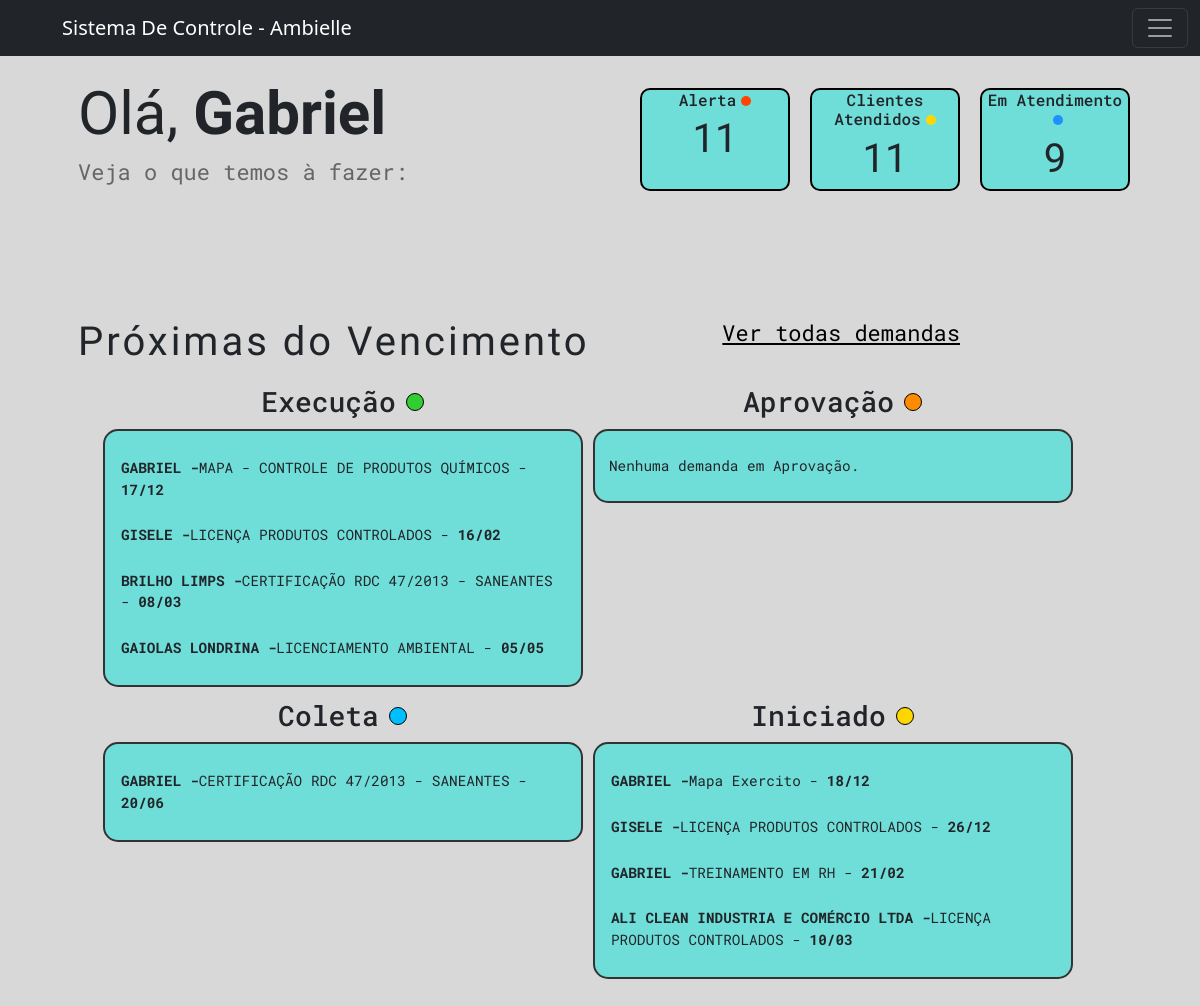
Before: /ambielle/ (signed in) with the older database file.
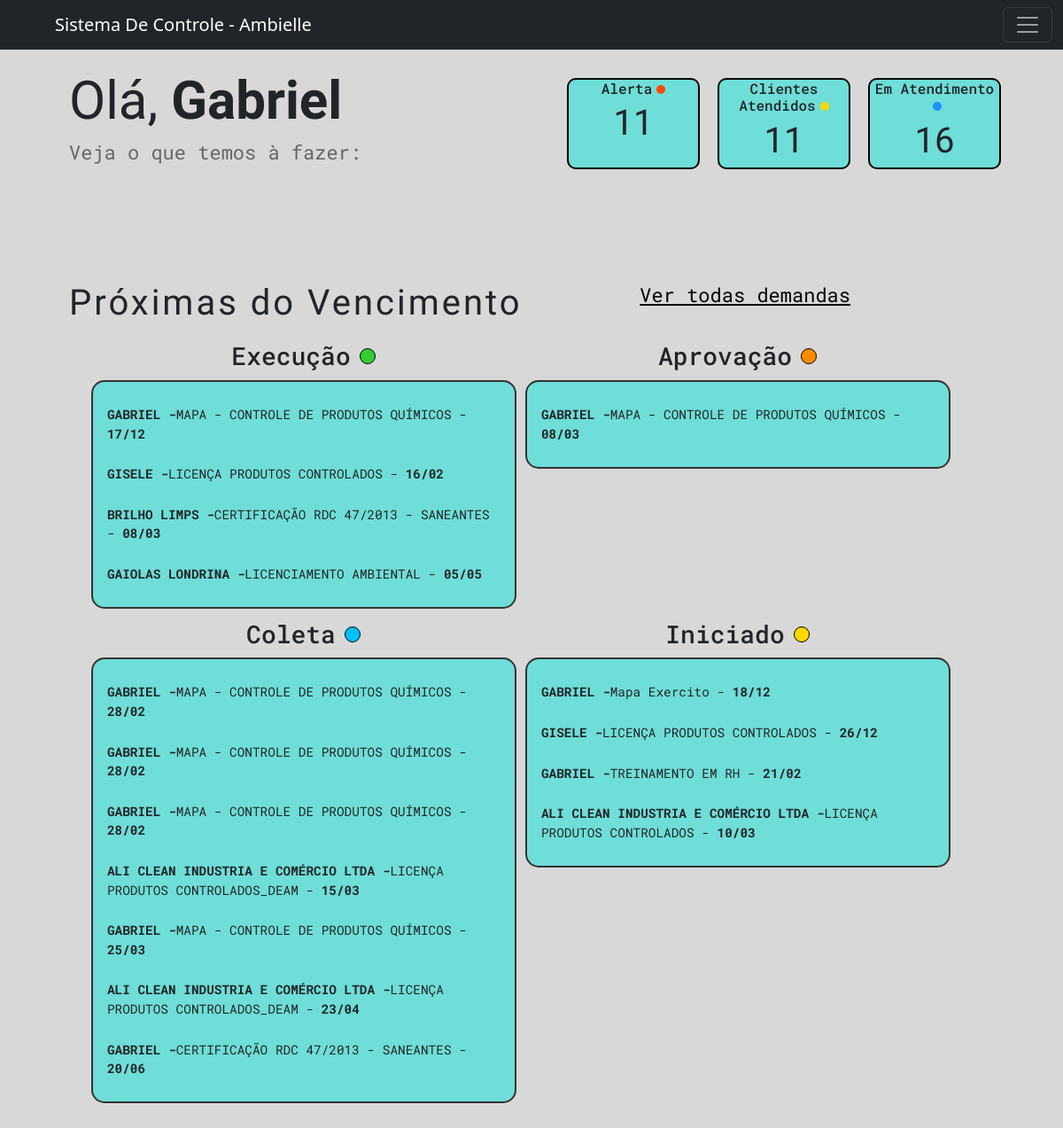
After: the same page with the newer database file.
### workflow/models.py (models this page shows, shortened)
class Tarefa(models.Model):
    STATUS_CHOICES = [
        ('Iniciado', 'Iniciado'),
        ('Coleta De Informações', 'Coleta de Informações'),
        ('Execucao', 'Execução'),
        ('Aprovação Cliente', 'Aprovação Cliente'),
        ('Concluído', 'Concluído'),
        ('Encerrado', 'Encerrado'),
    ]
    tipo_servico = models.ForeignKey(TipoServico, on_delete=models.CASCADE, related_name="tarefas")
    cliente = models.ForeignKey(Cliente, on_delete=models.CASCADE)
    status = models.CharField(max_length=50, choices=STATUS_CHOICES, default='iniciado')
    data_inicio = models.DateField(default=timezone.now)
    prazo_final = models.DateField(null=True, blank=True)
    observacoes = models.TextField(blank=True, null=True)
    valor_total_servico = models.DecimalField(max_digits=10, decimal_places=2, blank=True, null=True)

class Cliente(models.Model):
    nome = models.CharField(max_length=255)
    endereco = models.CharField(max_length=255)
    numero = models.IntegerField(null=True)
    bairro = models.CharField(max_length=255, blank=True, null=True)
    razao_social = models.CharField(max_length=255, blank=True, null=True)
    telefone = models.CharField(max_length=15)
    email = models.EmailField()
    contato_principal = models.CharField(max_length=255)
    contato_secundario = models.CharField(max_length=255, blank=True, null=True)
    proposta_link = models.URLField(blank=True, null=True)
    cnpj = models.CharField(max_length=15)
    def __str__(self):
        return f"{self.nome}"

class TipoServico(models.Model):
    nome = models.CharField(max_length=50, unique=True)
    orgao = models.CharField(max_length=50, blank=True)
    def __str__(self):
        return f"{self.nome}"

### workflow/views/getPage.py (the view)
# urls.py: path('ambielle/', views.index, name='index'),
@login_required(login_url='workflow:login')
def index(request):
    title = 'Home'
    if request.method == 'POST':
        form = SuporteForm(request.POST)
        if form.is_valid():
            form.save()
            return redirect('workflow:index')  # Redireciona para uma lista de suporte após sucesso
    else:
        form = SuporteForm()
    limite = datetime.today().date() + timedelta(days=30)  # Licenças vencendo nos próximos 30 dias
    licencas_proximas = Licenca.objects.filter(data_vencimento__lte=limite)
    clientes = Cliente.objects.count()
    status_choices = Tarefa.STATUS_CHOICES
    hoje = timezone.now().date()
    data_limite = hoje + timedelta(days=450)
    demandas_execucao = Tarefa.objects.filter(status='Execucao', prazo_final__lte=data_limite).order_by('prazo_final')
    demandas_aprovacao = Tarefa.objects.filter(status='Aprovação Cliente', prazo_final__lte=data_limite).order_by('prazo_final')
    demandas_coleta = Tarefa.objects.filter(status='Coleta De Informações', prazo_final__lte=data_limite).order_by('prazo_final')
    demandas_iniciado = Tarefa.objects.filter(status='Iniciado', prazo_final__lte=data_limite).order_by('prazo_final')
    tarefas_em_aberto = (
        demandas_aprovacao.count() +
        demandas_coleta.count() +
        demandas_execucao.count() +
        demandas_iniciado.count()
    )
    context ={
        'form': form,
        'title': title,
        'demandas_execucao': demandas_execucao,
        'demandas_aprovacao': demandas_aprovacao,
        'demandas_coleta': demandas_coleta,
        'demandas_iniciado': demandas_iniciado,
        'clientes': clientes,
        'tarefas_em_aberto': tarefas_em_aberto,
        'licencas': licencas_proximas,
        'status_choices': status_choices
    }
    return render(
        request,
        'workflow/home.html',
        context,
    )

### workflow/templates/workflow/home.html (shortened to what this page needs)
{% extends 'global/base.html' %}
{% block content %}
  <main>
    <section>
      <div class="saudacao-container">
        <div class="saudacao">
          <h1>Olá, <strong>{{ user.first_name }}</strong></h1>
          <span>Veja o que temos à fazer:</span>
        </div>
        <div class="alertas">
          <div class="cardHome" id="alertCard">
            <h2>Alerta<span class="dot orange"></span></h2>
            <div class="progress-info">
              <span class="numberof">{{ clientes }}</span>
            </div>
          </div>
          <div class="cardHome">
            <h2>Clientes Atendidos<span class="dot yellow"></span></h2>
            <div class="progress-info">
              <span class="numberof">{{ clientes }}</span>
            </div>
          </div>
          <div class="cardHome">
            <h2>Em Atendimento<span class="dot blue"></span></h2>
            <div class="progress-info">
              <span class="numberof">{{ tarefas_em_aberto }}</span>
            </div>
          </div>
        </div>
      </div>
    </section>
    <section>
      <div class="demand-container">
        <div class="prox-demanda">
          <div class="principal">
            <h2>Próximas do Vencimento</h2>
          </div>
          <a href=" {% url 'workflow:get_tarefas_filtradas' %}">Ver todas demandas</a>
        </div>
        <div class="demand-cards-wrapper">
          <div class="demand-cards-status">
            <div class="status">
              <h3>
                Execução<svg xmlns="http://www.w3.org/2000/svg" width="18" height="18" viewBox="0 0 18 18" fill="none">
                  <circle cx="9" cy="9" r="8.5" fill="#32CD32" stroke="black" />
                </svg>
              </h3>
            </div>
            <div class="demand-card">
              {% for demanda in demandas_execucao %}
                <div class="tarefa-clicavel" data-id="{{ demanda.id }}" data-status="{{ demanda.status }}">
                  <p>
                    <strong>{{ demanda.cliente|upper }} -</strong>{{ demanda.tipo_servico }} -
                    <strong>{{ demanda.prazo_final|date:'d/m' }}</strong>
                  </p>
                </div>
              {% empty %}
                <p>Nenhuma demanda em Execução.</p>
              {% endfor %}
            </div>
          </div>
          <div class="demand-cards-status">
            <div class="status">
              <h3>
                Aprovação<svg xmlns="http://www.w3.org/2000/svg" width="18" height="19" viewBox="0 0 18 19" fill="none">
                  <circle cx="9" cy="9.04138" r="8.5" fill="#FF8C00" stroke="black" />
                </svg>
              </h3>
            </div>
            <div class="demand-card">
              {% for demanda in demandas_aprovacao %}
                <div class="tarefa-clicavel" data-id="{{ demanda.id }}" data-status="{{ demanda.status }}">
                  <p>
                    <strong>{{ demanda.cliente|upper }} -</strong>{{ demanda.tipo_servico }} -
                    <strong>{{ demanda.prazo_final|date:'d/m' }}</strong>
                  </p>
                </div>
              {% empty %}
                <p>Nenhuma demanda em Aprovação.</p>
              {% endfor %}
            </div>
          </div>
          <div class="demand-cards-status">
            <div class="status">
              <h3>
                Coleta<svg xmlns="http://www.w3.org/2000/svg" width="18" height="18" viewBox="0 0 18 18" fill="none">
                  <circle cx="9" cy="9" r="8.5" fill="#00BFFF" stroke="black" />
                </svg>
              </h3>
            </div>
            <div class="demand-card">
              {% for demanda in demandas_coleta %}
                <div class="tarefa-clicavel" data-id="{{ demanda.id }}" data-status="{{ demanda.status }}">
                  <p>
                    <strong>{{ demanda.cliente|upper }} -</strong>{{ demanda.tipo_servico }} -
                    <strong>{{ demanda.prazo_final|date:'d/m' }}</strong>
                  </p>
                </div>
              {% empty %}
                <p>Nenhuma demanda em Coleta.</p>
              {% endfor %}
            </div>
          </div>
          <div class="demand-cards-status">
            <div class="status">
              <h3>
                Iniciado<svg xmlns="http://www.w3.org/2000/svg" width="18" height="18" viewBox="0 0 18 18" fill="none">
                  <circle cx="9" cy="9" r="8.5" fill="#FFD700" stroke="black" />
                </svg>
              </h3>
            </div>
            <div class="demand-card">
              {% for demanda in demandas_iniciado %}
                <div class="tarefa-clicavel" data-id="{{ demanda.id }}" data-status="{{ demanda.status }}">
                  <p>
                    <strong>{{ demanda.cliente|upper }} -</strong>{{ demanda.tipo_servico }} -
                    <strong>{{ demanda.prazo_final|date:'d/m' }}</strong>
                  </p>
                </div>
              {% empty %}
                <p>Nenhuma demanda Iniciada.</p>
              {% endfor %}
            </div>
          </div>
        </div>
      </div>
    </section>
  </main>
{% endblock %}

### base_templates/global/base.html (shortened to what this page needs)
<!DOCTYPE html>
<html lang="pt-br">
<head>
    {% include "global/partials/_head.html" %}
</head>
<body style="background-color: #d8d8d8;">
    {% include "global/partials/_sideBar.html" %}
    {% block content %}
    {% endblock content %}
</body>

### base_templates/global/partials/_head.html (shortened to what this page needs)
{% load static %}
<!DOCTYPE html>
<html lang="pt-br">
<head>
    <link rel="stylesheet" href="{% static 'global/css/main.css' %}">
    <link rel="stylesheet" href="https://cdnjs.cloudflare.com/ajax/libs/font-awesome/6.0.0-beta3/css/all.min.css">
    <link rel="stylesheet" href="https://pro.fontawesome.com/releases/v6.0.0/css/all.css" rel="stylesheet">
    <link href="https://cdn.jsdelivr.net/npm/bootstrap@5.3.3/dist/css/bootstrap.min.css" rel="stylesheet">
</head>
<body>

### base_templates/global/partials/_sideBar.html (shortened to what this page needs)
{% if request.user.is_authenticated %}
{% load static %}
<nav class="navbar navbar-dark bg-dark fixed-top sm">
    <div class="container-fluid">
        <a class="navbar-brand" style="margin-left: 50px;" href="{% url 'workflow:index' %}">Sistema De Controle - Ambielle</a>
        <button class="navbar-toggler" type="button" data-bs-toggle="offcanvas" data-bs-target="#sidebarOffcanvas" aria-controls="sidebarOffcanvas">
            <span class="navbar-toggler-icon"></span>
        </button>
    </div>
</nav>
{% endif %}

### base_static/global/css/variables.css (style rules this page uses)
:root { @import url('https://fonts.googleapis.com/css2?family=Cabin+Condensed:wght@400;500;600;700&family=Roboto+Mono:ital,wght@0,100..700;1,100..700&display=swap'); --primary-color: #6fddd8; --secondary-color: #181D21; --hover-sidebar: #3e4246; --background-color: #D1D2D4; --color-alt-list: #0fbeb6; --padding: 16px; --primary-font: 'Cabin Condensed', sans-serif; --secondary-font: 'Roboto Mono', sans-serif; }
body { margin: 0; padding: 20px; display: flex; min-height: 100vh; }
main { flex: 1; margin-top: 2%; display: flex; margin-left: 0; flex-direction: column; width: 100%; }
section { width: 100%; padding: 20px 0; }

### base_static/global/css/forms.css (style rules this page uses)
h1 { font-family: var(--primary-font); }

### base_static/global/css/home.css (style rules this page uses)
.saudacao { margin-top: 15px; position: relative; margin-left: 5%; width: 100%; }
.saudacao h1 { font-family: var(--primary-font); margin: 0; font-size: 60px; }
.saudacao span { display: block; font-family: var(--secondary-font); margin-top: 5px; font-size: 22px; color: #666; }
.alertas { display: flex; flex: 1; justify-content: end; padding: 25px; gap: 20px; margin-right: 25px; max-height: 180px; }
.saudacao-container { display: flex; margin: 0; }
.cardHome { background-color: var(--primary-color); border: 2px solid black; border-radius: 10px; text-align: center; flex-direction: column; width: 150px; }
.cardHome h2 { font-family: var(--secondary-font); font-size: 16px; margin: 0; font-weight: 500; }
.dot { height: 10px; width: 10px; border-radius: 50%; display: inline-block; margin-left: 5px; }
.yellow { background-color: #FFD700; }
.blue { background-color: #1E90FF; }
.orange { background-color: #FF4500; }
.progress-info { display: flex; flex-direction: column; justify-content: space-between; font-size: 18px; font-weight: bold; }
.numberof { font-size: 40px; font-family: var(--primary-font); font-weight: 400; }
.demand-container h2 { font-family: var(--pramary-font); font-size: 2em; }
.demand-container p { font-family: var(--secondary-font); font-size: 1em; }
.demand-container a { font-family: var(--secondary-font); font-size: 1em; text-decoration: none; color: #000; margin-bottom: 20px; }
.prox-demanda { display: flex; justify-content: space-between; align-items: center; width: 100%; margin-top: 60px; }
.principal { display: flex; flex-direction: column; align-items: flex-start; margin-left:5%; }
.prox-demanda h2, .prox-demanda p { margin: 0; padding: 0; }
.prox-demanda h2 { font-family: var(--primary-font); font-size: 40px; font-weight: 400; letter-spacing: 3px; }
.prox-demanda a { text-decoration: underline; cursor: pointer; font-size: 22px; font-weight: 400; margin-right: 220px; }
.demand-cards-wrapper { display: flex; flex: 1 1 0; flex-wrap: wrap; margin-top: 15px; gap: 10px; margin-right: 25px; justify-content: center; }
.demand-cards-status { flex-direction: column; font-family: var(--secondary-font); flex: 1 1 0; min-height: 15vh; min-width: 25rem; max-width: 30rem; flex-wrap: wrap; }
.status { width: 100%; height: 45px; }
.demand-cards-status h3 { display: inline-flex; align-items: center; justify-content: center; }
.demand-cards-status svg { display: inline; align-items: center; justify-content: center; margin-left: 10px; }
.demand-cards-status .status { display: flex; align-items: center; justify-content: center; }
.demand-card { background-color: var(--primary-color); border: 2px solid #333; border-radius: 15px; gap: 10px; padding: min(2em, 3%); font-family: var(--secondary-font); transition: all 0.3s ease; }
.tarefa-clicavel { cursor: pointer; padding: 2px; border-radius: 4px; transition: background-color 0.3s ease; }
.demand-card p { font-size: 0.9em; margin: 10px 0; }
#alertCard { cursor: pointer; }

Changed rows visible on the page:
added Tarefa: cliente "GABRIEL", tipo_servico "MAPA - CONTROLE DE PRODUTOS QUÍMICOS", prazo_final "08/03", shown under "Aprovação"
added Tarefa: cliente "GABRIEL", tipo_servico "MAPA - CONTROLE DE PRODUTOS QUÍMICOS", prazo_final "28/02", shown under "Coleta"
added Tarefa: cliente "GABRIEL", tipo_servico "MAPA - CONTROLE DE PRODUTOS QUÍMICOS", prazo_final "28/02", shown under "Coleta"
added Tarefa: cliente "GABRIEL", tipo_servico "MAPA - CONTROLE DE PRODUTOS QUÍMICOS", prazo_final "28/02", shown under "Coleta"
added Tarefa: cliente "ALI CLEAN INDUSTRIA E COMÉRCIO LTDA", tipo_servico "LICENÇA PRODUTOS CONTROLADOS_DEAM", prazo_final "15/03", shown under "Coleta"
added Tarefa: cliente "GABRIEL", tipo_servico "MAPA - CONTROLE DE PRODUTOS QUÍMICOS", prazo_final "25/03", shown under "Coleta"
added Tarefa: cliente "ALI CLEAN INDUSTRIA E COMÉRCIO LTDA", tipo_servico "LICENÇA PRODUTOS CONTROLADOS_DEAM", prazo_final "23/04", shown under "Coleta"
Other visible differences:
{{ tarefas_em_aberto }}: "9" → "16"
text no longer shown: "Nenhuma demanda em Aprovação."
